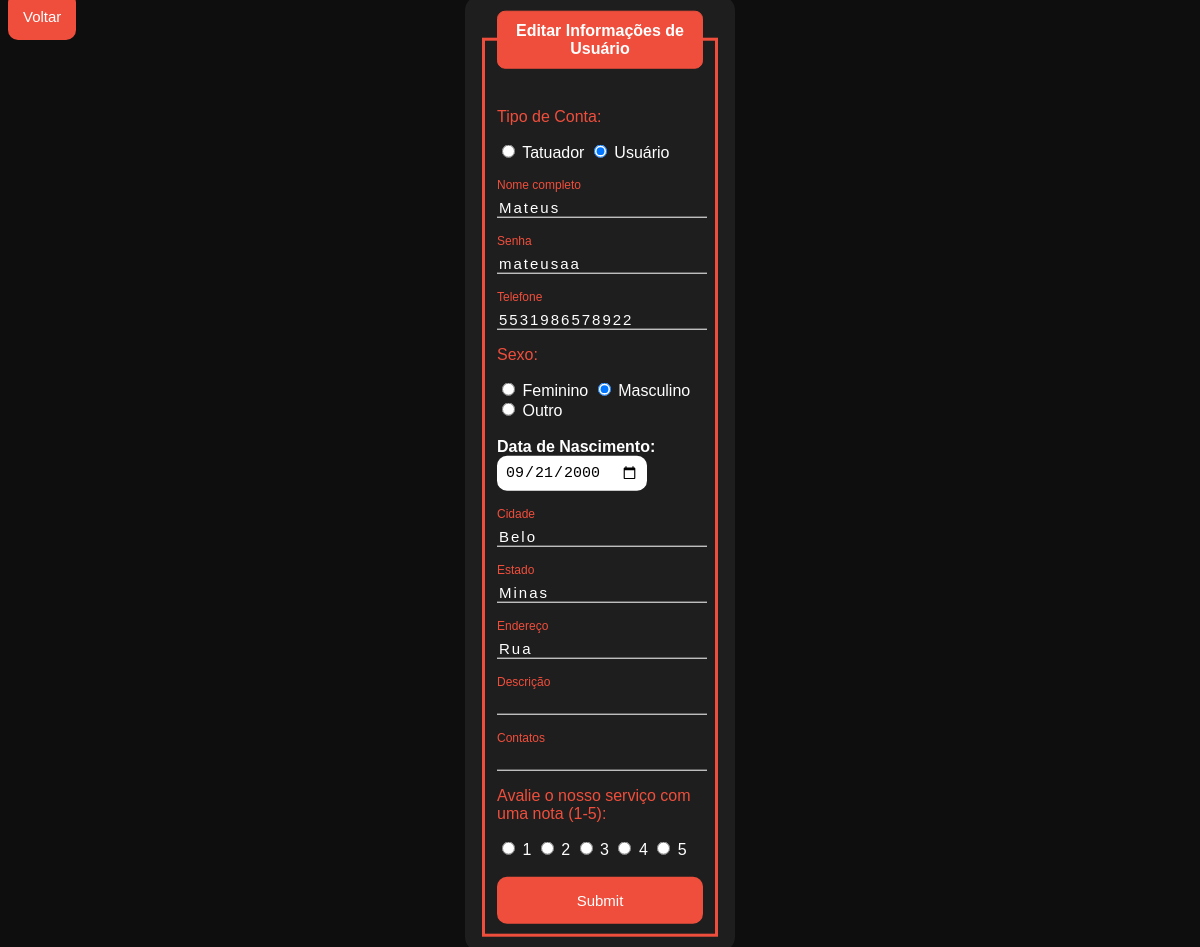
The page /edit.php?id=3 on the database its author committed.
### tables this page shows
CREATE TABLE IF NOT EXISTS `usuarios` (
  `id` int(11) NOT NULL AUTO_INCREMENT,
  `tipodeconta` varchar(15) NOT NULL,
  `nome` varchar(45) NOT NULL,
  `senha` varchar(45) NOT NULL,
  `email` varchar(110) NOT NULL,
  `telefone` varchar(15) NOT NULL,
  `sexo` varchar(15) NOT NULL,
  `data_nasc` date NOT NULL,
  `cidade` varchar(45) NOT NULL,
  `estado` varchar(45) NOT NULL,
  `endereco` varchar(45) NOT NULL,
  `descricao` varchar(3000) NOT NULL,
  `contatos` varchar(1000) NOT NULL,
  `avaliacao` int(1) NOT NULL,
  PRIMARY KEY (`id`)
);

### edit.php (the view, shortened to what this page needs)
<?php
    include_once('config.php');
    if(!empty($_GET['id']))
    {
        $id = $_GET['id'];
        $sqlSelect = "SELECT * FROM usuarios WHERE id=$id";
        $result = $conexao->query($sqlSelect);
        if($result->num_rows > 0)
        {
            while($user_data = mysqli_fetch_assoc($result))
            {
                $tipodeconta = $user_data['tipodeconta'];
                $nome = $user_data['nome'];
                $senha = $user_data['senha'];
                $telefone = $user_data['telefone'];
                $sexo = $user_data['sexo'];
                $data_nasc = $user_data['data_nasc'];
                $cidade = $user_data['cidade'];
                $estado = $user_data['estado'];
                $endereco = $user_data['endereco'];
                $descricao = $user_data['descricao'];
                $contatos = $user_data['contatos'];
                $avaliacao = $user_data['avaliacao'];
            }
        }
        else
        {
            header('Location: sistema.php');
        }
    }
    else
    {
        header('Location: sistema.php');
    }
?>
<!DOCTYPE html>
<html lang="en">
<head>
</head>
<body>
    <a class="btnvoltar" href="sistema.php">Voltar</a>
    <div class="box">
        <form action="saveEdit.php" method="POST">
            <fieldset>
                <legend><b>Editar Informações de Usuário</b></legend>
                <br>
                <p>Tipo de Conta:</p>
                <input type="radio" id="tatuador" name="tipo" value="tatuador" <?php echo ($tipodeconta == 'tatuador') ? 'checked' : '';?> required>
                <label for="tatuador">Tatuador</label>
                <input type="radio" id="usuario" name="tipo" value="usuario" <?php echo ($tipodeconta == 'usuario') ? 'checked' : '';?> required>
                <label for="usuario">Usuário</label>
                <br><br><br>
                <div class="inputBox">
                    <input type="text" name="nome" id="nome" class="inputUser" value=<?php echo $nome;?> required>
                    <label for="nome" class="labelInput">Nome completo</label>
                </div>
                <br><br>
                <div class="inputBox">
                    <input type="text" name="senha" id="senha" class="inputUser" value=<?php echo $senha;?> required>
                    <label for="senha" class="labelInput">Senha</label>
                </div>
                <br><br>
                <div class="inputBox">
                    <input type="tel" name="telefone" id="telefone" class="inputUser" value=<?php echo $telefone;?> required>
                    <label for="telefone" class="labelInput">Telefone</label>
                </div>
                <p>Sexo:</p>
                <input type="radio" id="feminino" name="genero" value="feminino" <?php echo ($sexo == 'feminino') ? 'checked' : '';?> required>
                <label for="feminino">Feminino</label>
                <input type="radio" id="masculino" name="genero" value="masculino" <?php echo ($sexo == 'masculino') ? 'checked' : '';?> required>
                <label for="masculino">Masculino</label>
                <input type="radio" id="outro" name="genero" value="outro" <?php echo ($sexo == 'outro') ? 'checked' : '';?> required>
                <label for="outro">Outro</label>
                <br><br>
                <label for="data_nascimento"><b>Data de Nascimento:</b></label>
                <input type="date" name="data_nascimento" id="data_nascimento" value=<?php echo $data_nasc;?> required>
                <br><br><br>
                <div class="inputBox">
                    <input type="text" name="cidade" id="cidade" class="inputUser" value=<?php echo $cidade;?> required>
                    <label for="cidade" class="labelInput">Cidade</label>
                </div>
                <br><br>
                <div class="inputBox">
                    <input type="text" name="estado" id="estado" class="inputUser" value=<?php echo $estado;?> required>
                    <label for="estado" class="labelInput">Estado</label>
                </div>
                <br><br>
                <div class="inputBox">
                    <input type="text" name="endereco" id="endereco" class="inputUser" value=<?php echo $endereco;?> required>
                    <label for="endereco" class="labelInput">Endereço</label>
                </div>
                <br><br>
                <div class="inputBox">
                    <input type="text" name="descricao" id="descricao" class="inputUser" value=<?php echo $descricao;?>>
                    <label for="descricao" class="labelInput">Descrição</label>
                </div>
                <br><br>
                <div class="inputBox">
                    <input type="text" name="contatos" id="contatos" class="inputUser" value=<?php echo $contatos;?>>
                    <label for="contatos" class="labelInput">Contatos</label>
                </div>
                <p>Avalie o nosso serviço com uma nota (1-5):</p>
                <input type="radio" id="1" name="nota" value="1" <?php echo ($avaliacao == '1') ? 'checked' : '';?>>
                <label for="1">1</label>
                <input type="radio" id="2" name="nota" value="2" <?php echo ($avaliacao == '2') ? 'checked' : '';?>>
                <label for="2">2</label>
                <input type="radio" id="3" name="nota" value="3" <?php echo ($avaliacao == '3') ? 'checked' : '';?>>
                <label for="3">3</label>
                <input type="radio" id="4" name="nota" value="4" <?php echo ($avaliacao == '4') ? 'checked' : '';?>>
                <label for="4">4</label>
                <input type="radio" id="5" name="nota" value="5" <?php echo ($avaliacao == '5') ? 'checked' : '';?>>
                <label for="5">5</label>
                <br><br>
                <input type="submit" name="update" id="submit">
            </fieldset>
        </form>
    </div>
</body>
</html>

### edit.php (style rules this page uses)
body { font-family: Arial, Helvetica, sans-serif; background: #0e0e0e; }
.box { color: white; position: absolute; top: 50%; left: 50%; transform: translate(-50%,-50%); background-color: #1e1e1e; padding: 15px; border-radius: 15px; width: 20%; }
fieldset { border: 3px solid #f04e3c; }
legend { border: 1px solid #f04e3c; padding: 10px; text-align: center; background-color: #f04e3c; border-radius: 8px; }
.inputBox { position: relative; }
.inputUser { background: none; border: none; border-bottom: 1px solid white; outline: none; color: white; font-size: 15px; width: 100%; letter-spacing: 2px; }
.labelInput { position: absolute; top: 0px; left: 0px; pointer-events: none; transition: .5s; }
.inputUser:focus ~ .labelInput, .inputUser:valid ~ .labelInput { top: -20px; font-size: 12px; color: #f04e3c; }
#data_nascimento { border: none; padding: 8px; border-radius: 10px; outline: none; font-size: 15px; }
#submit { background: #f04e3c; width: 100%; border: none; padding: 15px; color: white; font-size: 15px; cursor: pointer; border-radius: 10px; transition: 0.5s; }
.btnvoltar { background-color: #f04e3c; border: none; padding: 15px; width: 100%; border-radius: 10px; color: white; font-size: 15px; transition: 0.5s; text-decoration: none; }
p { color: #f04e3c; }

### rows shown on the page
usuarios: tipodeconta "☐ Tatuador", tipodeconta "☑ Usuário", senha "mateusaa", telefone "5531986578922", sexo "☐ Feminino", sexo "☑ Masculino", sexo "☐ Outro", data_nascimento "09/21/2000", avaliacao "☐ 1", avaliacao "☐ 2", avaliacao "☐ 3", avaliacao "☐ 4", avaliacao "☐ 5"
